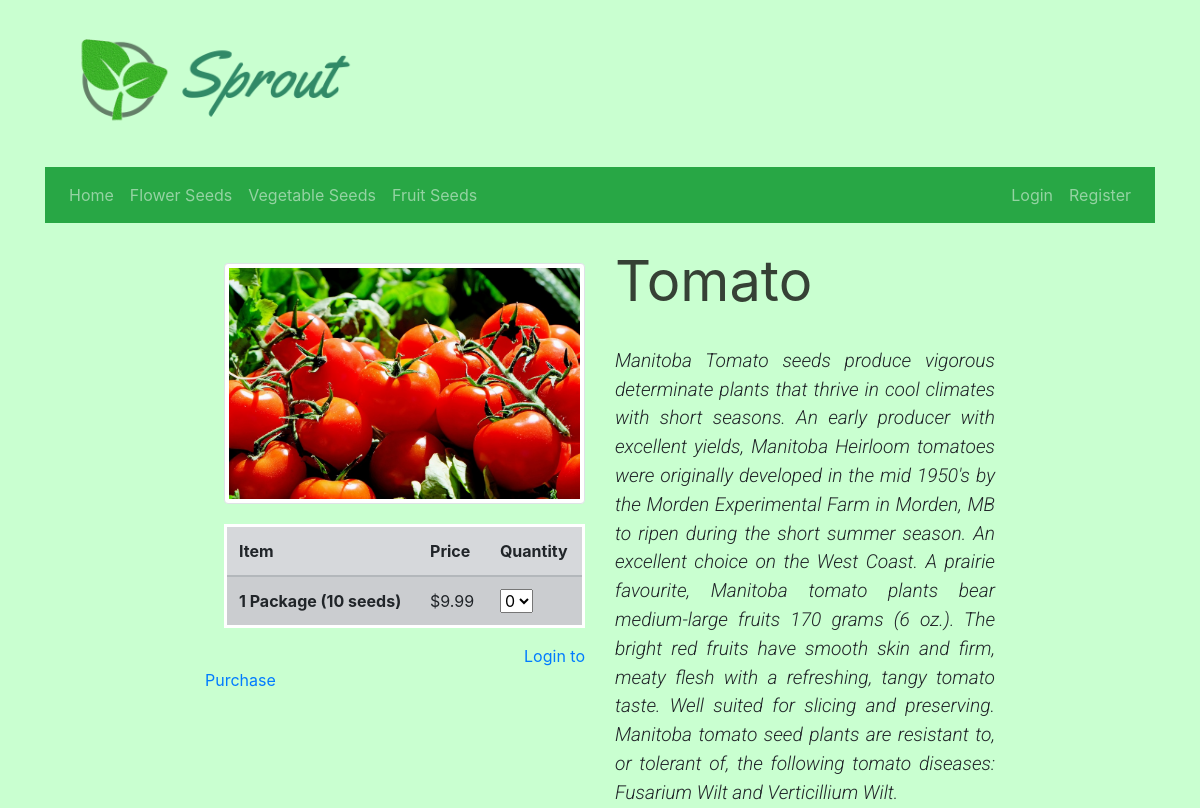
/product?id=3, run on the app's committed database.
### app/model/seed.py (models this page shows, shortened)
class Seed(db.Model):
    id = db.Column(db.Integer, primary_key=True)
    name = db.Column(db.String(50), index=True, unique=True)
    seed_type = db.Column(db.String(50), index=True)
    price = db.Column(db.Integer, index=True)
    quantity = db.Column(db.Integer, index=True)
    @staticmethod
    def get(id):
        seed = db.session.query(Seed).filter(Seed.id == id).first()
        return {'id': seed.id, 'name': seed.name, 'price': seed.price, 'qty': seed.quantity}

### app/routes/product.py (the view)
@app.route('/product')
def product():
    seed_type = request.args.get('seed_type')
    id = request.args.get('id')
    product = ProductController.get(id)
    name = product['name']
    return render_template('seed/product.html', seed_type = seed_type, seed_info = seed_info, product = product, title= name)

### app/controller/product_controller.py (called while the page is built)
    def get(id):
        seeds = Seed.get(id)
        seeds['imagePath'] = "images/%s.png" % (seeds['name'])
        return seeds

### app/templates/seed/product.html (shortened to what this page needs)
{% extends "base.html" %}
{% block content %}
<head>
</head>
<div class="container-xxl">
  <div class="row justify-content-center">
    <div class="col-4" align="right">
      <img class="img-thumbnail" src="{{url_for('static', filename=product.imagePath)}}" alt="product"
        style="width:95%; height: auto; max-width:540px;margin-top:40px;">
      <table class="table table-striped table-secondary table-hover"
        style="width:95%; height: auto; max-width:540px; margin-top: 20px; border: 3px solid white;">
        <thead>
          <tr>
            <th scope="col">Item</th>
            <th scope="col">Price</th>
            <th scope="col">Quantity</th>
          </tr>
        </thead>
        <tbody>
          <tr>
            <th scope="row">1 Package (10 seeds)</th>
            <td>$9.99</td>
            <td><select class="form-select" aria-label="quantity">
                <option selected value="0">0</option>
              </select>
            </td>
          </tr>
        </tbody>
      </table>
      {%if current_user.is_authenticated %}
      <button type="submit" onclick="addItem()" class="btn btn-secondary btn-lg"
        style="margin-right:398px;width:7em;height:auto;">Add to Cart</button>
      {% else %}
      <a class="text-decoration-none" href="{{ url_for('login') }}" style="margin-right:413px;">Login to Purchase</a>
      {% endif %}
    </div>
    <div class="col-4" style="margin-top:25px;">
      <h2 class="display-4" style="font-weight: 400;color:rgb(54, 65, 53)">{{ product.name }}</h2><br>
      <p align="justify"
        style="max-height:150px; max-width:540px; font-style: italic; font-weight: 300; font-size: 1.2em; font-family:
        'Roboto', 'Work Sans', Arial, Helvetica, sans-serif;">
        {{ seed_info[product.name] }}</p>
    </div>
  </div>
</div>
{% endblock %}

### app/templates/base.html (style rules this page uses)
.body { background-color: #C9FFD0; -webkit-user-select: none; -ms-user-select: none; user-select: none; }

### data on the page
Seed: name "Tomato", name "Manitoba Tomato seeds produce vigorous determinate plants that thrive in cool climates with short seasons. An early producer with excellent yields, Manitoba Heirloom tomatoes were originally developed in the mid 1950's by the Morden Experimental Farm in Morden, MB to ripen during the short summer season. An excellent choice on the West Coast. A prairie favourite, Manitoba tomato plants bear medium-large fruits 170 grams (6 oz.). The bright red fruits have smooth skin and firm, meaty flesh with a refreshing, tangy tomato taste. Well suited for slicing and preserving. Manitoba tomato seed plants are resistant to, or tolerant of, the following tomato diseases: Fusarium Wilt and Verticillium…"
